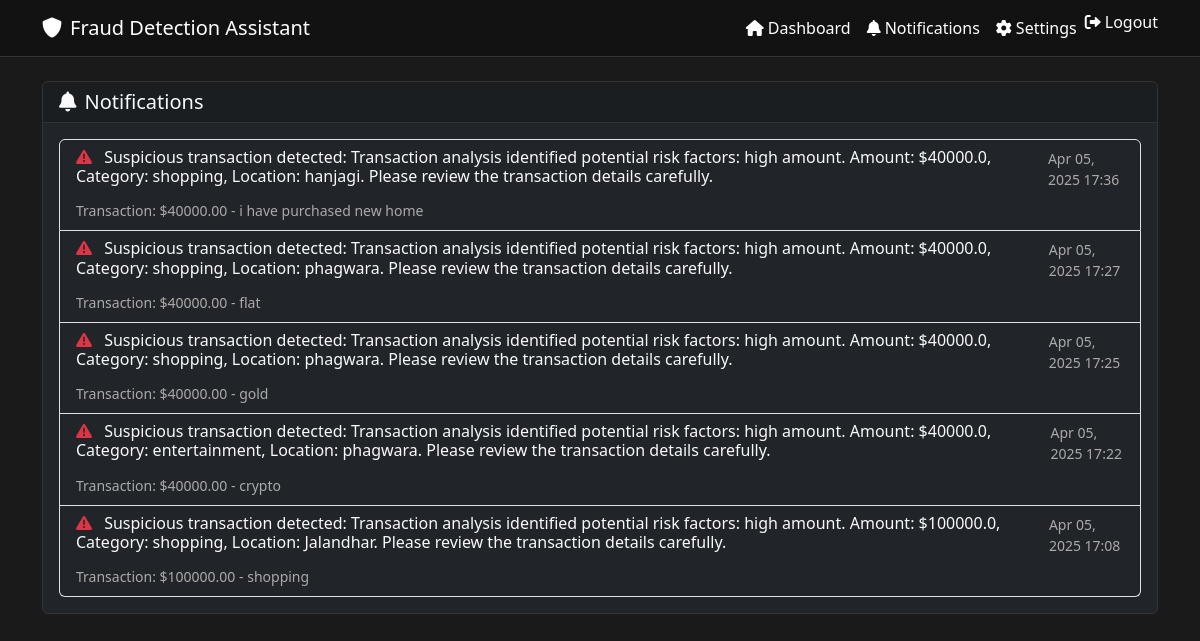
The page /notifications/ (signed in) on the database its author committed.
### core/models.py (models this page shows, shortened)
class Notification(models.Model):
    user = models.ForeignKey(User, on_delete=models.CASCADE)
    transaction = models.ForeignKey(Transaction, on_delete=models.CASCADE)
    message = models.TextField()
    timestamp = models.DateTimeField(default=timezone.now)
    is_read = models.BooleanField(default=False)

class Transaction(models.Model):
    user = models.ForeignKey(User, on_delete=models.CASCADE)
    amount = models.DecimalField(max_digits=10, decimal_places=2)
    description = models.TextField()
    timestamp = models.DateTimeField(default=timezone.now)
    is_suspicious = models.BooleanField(default=False)
    location = models.CharField(max_length=100, blank=True)
    category = models.CharField(max_length=50, blank=True)

### core/views.py (the view)
# urls.py: path('notifications/', views.notifications, name='notifications'),
@login_required
def notifications(request):
    notifications = Notification.objects.filter(user=request.user).order_by('-timestamp')
    unread_notifications = notifications.filter(is_read=False)
    unread_notifications.update(is_read=True)
    context = {
        'notifications': notifications
    }
    return render(request, 'core/notifications.html', context)

### templates/core/notifications.html (shortened to what this page needs)
{% extends 'core/base.html' %}
{% block content %}
<div class="card bg-dark">
    <div class="card-header">
        <h5 class="card-title mb-0 text-light">
            <i class="fas fa-bell me-2"></i>Notifications
        </h5>
    </div>
    <div class="card-body">
        {% if notifications %}
        <div class="list-group">
            {% for notification in notifications %}
            <div class="list-group-item list-group-item-action {% if not notification.is_read %}bg-darker{% else %}bg-dark{% endif %}">
                <div class="d-flex w-100 justify-content-between">
                    <h6 class="mb-1 text-light">
                        {% if notification.transaction.is_suspicious %}
                        <i class="fas fa-exclamation-triangle text-danger me-2"></i>
                        {% else %}
                        <i class="fas fa-check-circle text-success me-2"></i>
                        {% endif %}
                        {{ notification.message }}
                    </h6>
                    <small class="text-muted">{{ notification.timestamp|date:"M d, Y H:i" }}</small>
                </div>
                <div class="mt-2">
                    <small class="text-muted">
                        Transaction: ${{ notification.transaction.amount }} - {{ notification.transaction.description }}
                    </small>
                </div>
            </div>
            {% endfor %}
        </div>
        {% else %}
        <div class="text-center py-5">
            <i class="fas fa-bell-slash fa-3x text-muted mb-3"></i>
            <p class="text-muted">No notifications yet</p>
        </div>
        {% endif %}
    </div>
</div>
{% endblock %}

### templates/core/base.html (style rules this page uses)
:root { --bg-dark: #1a1a1a; --bg-darker: #121212; --text-light: #ffffff; --text-muted: #aaaaaa; --primary: #0d6efd; --success: #198754; --danger: #dc3545; --warning: #ffc107; }
body { background-color: var(--bg-dark); color: var(--text-light); min-height: 100vh; }
.card { background-color: var(--bg-darker); border: 1px solid #333; }
.card-header { border-bottom: 1px solid #333; background-color: rgba(0, 0, 0, 0.2); }
.text-muted { color: var(--text-muted) !important; }

### rows shown on the page
Notification: message "Suspicious transaction detected: Transaction analysis identified potential risk factors: high amount. Amount: $40000.0, Category: shopping, Location: hanjagi. Please review the transaction details carefully.", timestamp "Apr 05, 2025 17:36", transaction.amount "40000.00", transaction.description "i have purchased new home"
Notification: message "Suspicious transaction detected: Transaction analysis identified potential risk factors: high amount. Amount: $40000.0, Category: shopping, Location: phagwara. Please review the transaction details carefully.", timestamp "Apr 05, 2025 17:27", transaction.amount "40000.00", transaction.description "flat"
Notification: message "Suspicious transaction detected: Transaction analysis identified potential risk factors: high amount. Amount: $40000.0, Category: shopping, Location: phagwara. Please review the transaction details carefully.", timestamp "Apr 05, 2025 17:25", transaction.amount "40000.00", transaction.description "gold"
Notification: message "Suspicious transaction detected: Transaction analysis identified potential risk factors: high amount. Amount: $40000.0, Category: entertainment, Location: phagwara. Please review the transaction details carefully.", timestamp "Apr 05, 2025 17:22", transaction.amount "40000.00", transaction.description "crypto"
Notification: message "Suspicious transaction detected: Transaction analysis identified potential risk factors: high amount. Amount: $100000.0, Category: shopping, Location: Jalandhar. Please review the transaction details carefully.", timestamp "Apr 05, 2025 17:08", transaction.amount "100000.00", transaction.description "shopping"
